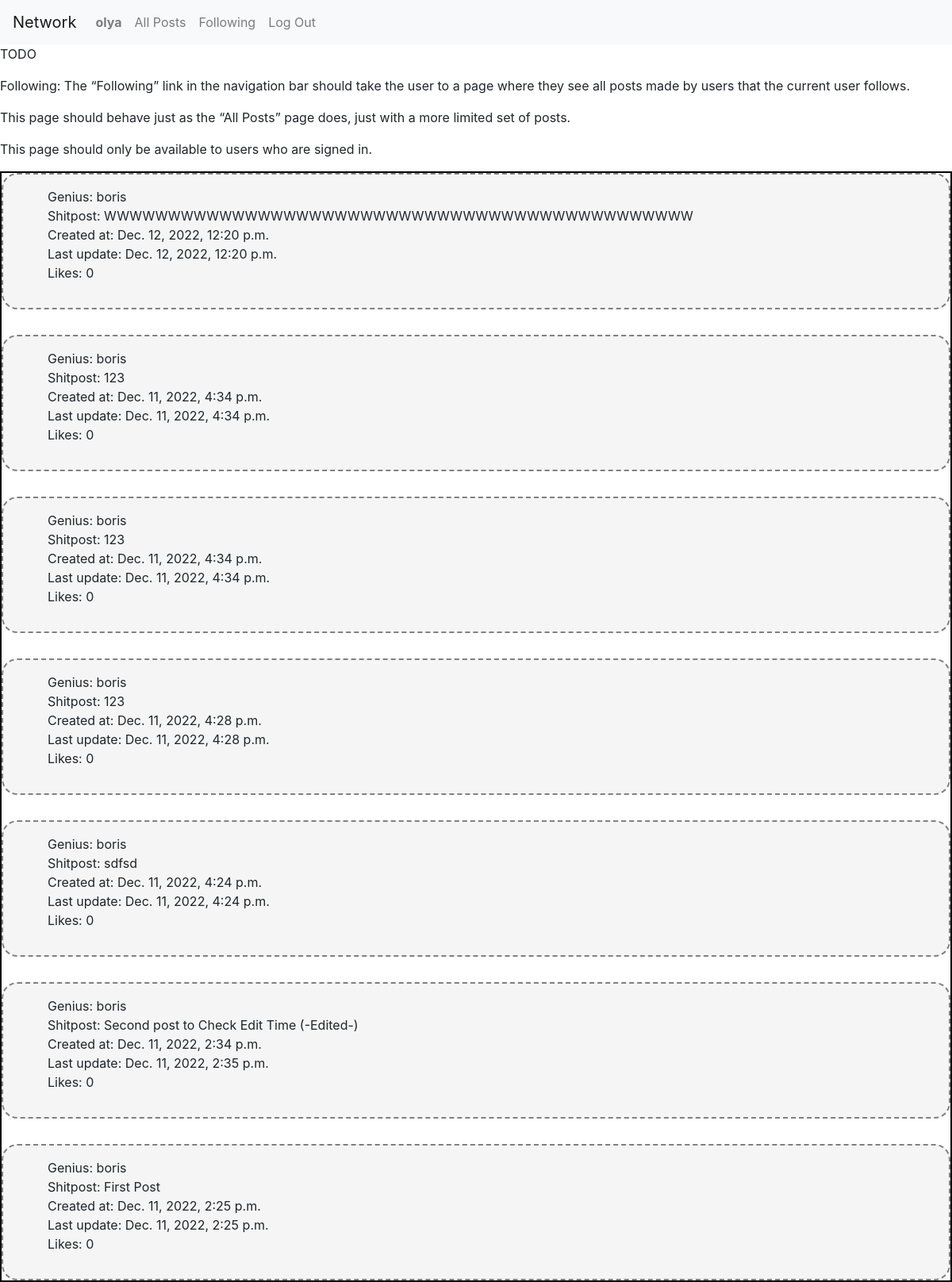
The app's page /following (signed in) with its own data.
### network/models.py (models this page shows)
class User(AbstractUser):
    followed_by = models.ManyToManyField('self', symmetrical=False, related_name='is_following', blank=True)
    pass

class Post(models.Model):
    author = models.ForeignKey(User, on_delete=models.CASCADE)
    text = models.CharField(max_length=140)
    created_at = models.DateTimeField(auto_now_add=True)
    updated_at = models.DateTimeField(auto_now=True)
    liked_by = models.ManyToManyField(User, blank=True, related_name='liked_posts')

### network/views.py (the view)
# urls.py: path('following', views.following, name='following'),
def following(request):
    follows = request.user.is_following.all()
    print(follows)
    posts = Post.objects.filter(author__in=follows).order_by('-created_at')
    print(posts)
    return render(request, 'network/following.html', {
        'posts': posts,
    })

### network/templates/network/following.html (shortened to what this page needs)
{% extends 'network/layout.html' %} {%load static %} {% block body %}
<p>TODO</p>
<p>
  Following: The “Following” link in the navigation bar should take the user to
  a page where they see all posts made by users that the current user follows.
</p>
<p>
  This page should behave just as the “All Posts” page does, just with a more
  limited set of posts.
</p>
<p>This page should only be available to users who are signed in.</p>
<div class="posts-div">
  <div class="posts">
    {% for post in posts %}
    <div class="post">
      <ul>
        <li>Genius: {{post.author}}</li>
        <li>Shitpost: {{post.text}}</li>
        <li>Created at: {{post.created_at}}</li>
        <li>Last update: {{post.updated_at}}</li>
        <li>Likes: {{post.liked_by | length}}</li>
      </ul>
    </div>
    {% endfor %}
  </div>
</div>
{% endblock %}

### network/static/network/styles.css (style rules this page uses)
.posts { display: flex; flex-direction: column; flex-wrap: wrap; gap:2rem; border: 2px solid rgb(0, 0, 0); }
.post { background-color: whitesmoke; padding: 1rem; display: flex; border: 2px dashed gray; flex-wrap: wrap; flex: 1; border-radius: 20px; }
.post ul { list-style: none; }
.post li { word-break: break-all; }

### records on screen
User: username "olya"
Post: author "boris", text "WWWWWWWWWWWWWWWWWWWWWWWWWWWWWWWWWWWWWWWWWWWWWW", created_at "Dec. 12, 2022, 12:20 p.m.", updated_at "Dec. 12, 2022, 12:20 p.m.", liked_by|length "0"
Post: author "boris", text "123", created_at "Dec. 11, 2022, 4:34 p.m.", updated_at "Dec. 11, 2022, 4:34 p.m.", liked_by|length "0"
Post: author "boris", text "123", created_at "Dec. 11, 2022, 4:34 p.m.", updated_at "Dec. 11, 2022, 4:34 p.m.", liked_by|length "0"
Post: author "boris", text "123", created_at "Dec. 11, 2022, 4:28 p.m.", updated_at "Dec. 11, 2022, 4:28 p.m.", liked_by|length "0"
Post: author "boris", text "sdfsd", created_at "Dec. 11, 2022, 4:24 p.m.", updated_at "Dec. 11, 2022, 4:24 p.m.", liked_by|length "0"
Post: author "boris", text "Second post to Check Edit Time (-Edited-)", created_at "Dec. 11, 2022, 2:34 p.m.", updated_at "Dec. 11, 2022, 2:35 p.m.", liked_by|length "0"
Post: author "boris", text "First Post", created_at "Dec. 11, 2022, 2:25 p.m.", updated_at "Dec. 11, 2022, 2:25 p.m.", liked_by|length "0"
